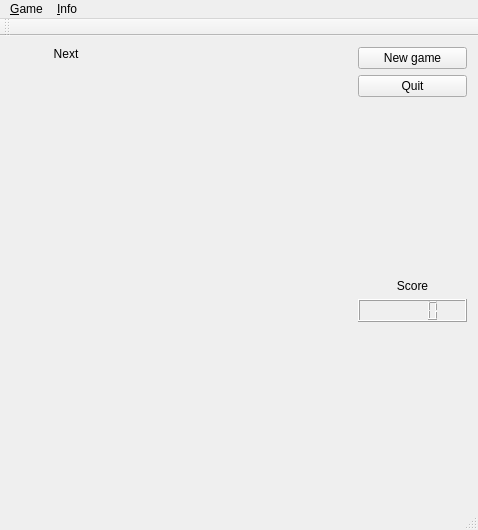
<?xml version="1.0" encoding="UTF-8"?>
<ui version="4.0">
 <class>MainWindow</class>
 <widget class="QMainWindow" name="MainWindow">
  <property name="geometry">
   <rect>
    <x>0</x>
    <y>0</y>
    <width>478</width>
    <height>521</height>
   </rect>
  </property>
  <property name="windowTitle">
   <string>MainWindow</string>
  </property>
  <widget class="QWidget" name="centralWidget">
   <layout class="QHBoxLayout" name="horizontalLayout">
    <item>
     <layout class="QVBoxLayout" name="verticalLayout">
      <property name="spacing">
       <number>6</number>
      </property>
      <property name="rightMargin">
       <number>0</number>
      </property>
      <item>
       <widget class="QLabel" name="nextLabel">
        <property name="maximumSize">
         <size>
          <width>16777215</width>
          <height>16777215</height>
         </size>
        </property>
        <property name="text">
         <string>Next</string>
        </property>
        <property name="alignment">
         <set>Qt::AlignCenter</set>
        </property>
       </widget>
      </item>
      <item>
       <widget class="QFrame" name="frame">
        <property name="frameShape">
         <enum>QFrame::StyledPanel</enum>
        </property>
        <property name="frameShadow">
         <enum>QFrame::Raised</enum>
        </property>
       </widget>
      </item>
      <item>
       <widget class="NextFigure" name="next" native="true">
        <property name="minimumSize">
         <size>
          <width>100</width>
          <height>100</height>
         </size>
        </property>
       </widget>
      </item>
      <item>
       <spacer name="verticalSpacer">
        <property name="orientation">
         <enum>Qt::Vertical</enum>
        </property>
        <property name="sizeHint" stdset="0">
         <size>
          <width>20</width>
          <height>20</height>
         </size>
        </property>
       </spacer>
      </item>
     </layout>
    </item>
    <item>
     <widget class="Glass" name="glass" native="true">
      <property name="minimumSize">
       <size>
        <width>225</width>
        <height>450</height>
       </size>
      </property>
      <property name="maximumSize">
       <size>
        <width>250</width>
        <height>450</height>
       </size>
      </property>
      <property name="focusPolicy">
       <enum>Qt::StrongFocus</enum>
      </property>
      <property name="rows" stdset="0">
       <UInt>20</UInt>
      </property>
      <property name="columns" stdset="0">
       <UInt>10</UInt>
      </property>
     </widget>
    </item>
    <item>
     <layout class="QVBoxLayout" name="verticalLayout_2">
      <item>
       <widget class="QPushButton" name="newGameButton">
        <property name="text">
         <string>New game</string>
        </property>
       </widget>
      </item>
      <item>
       <widget class="QPushButton" name="quitButton">
        <property name="text">
         <string>Quit</string>
        </property>
       </widget>
      </item>
      <item>
       <spacer name="verticalSpacer_2">
        <property name="orientation">
         <enum>Qt::Vertical</enum>
        </property>
        <property name="sizeHint" stdset="0">
         <size>
          <width>20</width>
          <height>40</height>
         </size>
        </property>
       </spacer>
      </item>
      <item>
       <widget class="QLabel" name="scoreLabel">
        <property name="text">
         <string>Score</string>
        </property>
        <property name="alignment">
         <set>Qt::AlignCenter</set>
        </property>
       </widget>
      </item>
      <item>
       <widget class="QLCDNumber" name="lcdNumber"/>
      </item>
      <item>
       <spacer name="verticalSpacer_3">
        <property name="orientation">
         <enum>Qt::Vertical</enum>
        </property>
        <property name="sizeHint" stdset="0">
         <size>
          <width>20</width>
          <height>40</height>
         </size>
        </property>
       </spacer>
      </item>
     </layout>
    </item>
   </layout>
  </widget>
  <widget class="QMenuBar" name="menuBar">
   <property name="geometry">
    <rect>
     <x>0</x>
     <y>0</y>
     <width>478</width>
     <height>21</height>
    </rect>
   </property>
   <widget class="QMenu" name="menu">
    <property name="title">
     <string>&amp;Game</string>
    </property>
    <addaction name="action_NewGame"/>
   </widget>
   <widget class="QMenu" name="menu_2">
    <property name="title">
     <string>&amp;Info</string>
    </property>
    <addaction name="action_About"/>
   </widget>
   <addaction name="menu"/>
   <addaction name="menu_2"/>
  </widget>
  <widget class="QToolBar" name="mainToolBar">
   <attribute name="toolBarArea">
    <enum>TopToolBarArea</enum>
   </attribute>
   <attribute name="toolBarBreak">
    <bool>false</bool>
   </attribute>
  </widget>
  <widget class="QStatusBar" name="statusBar"/>
  <action name="action_NewGame">
   <property name="checkable">
    <bool>true</bool>
   </property>
   <property name="text">
    <string>&amp;New Game</string>
   </property>
  </action>
  <action name="action_About">
   <property name="text">
    <string>&amp;About</string>
   </property>
  </action>
 </widget>
 <layoutdefault spacing="6" margin="11"/>
 <customwidgets>
  <customwidget>
   <class>Glass</class>
   <extends>QWidget</extends>
   <header>glass.h</header>
   <container>1</container>
   <slots>
    <signal>setScore(int)</signal>
    <signal>signalNext(Figure*)</signal>
    <slot>slotNewGame()</slot>
   </slots>
  </customwidget>
  <customwidget>
   <class>NextFigure</class>
   <extends>QWidget</extends>
   <header location="global">nextfigure.h</header>
   <container>1</container>
   <slots>
    <slot>slotPaintEvent(Figure*)</slot>
   </slots>
  </customwidget>
 </customwidgets>
 <resources/>
 <connections>
  <connection>
   <sender>quitButton</sender>
   <signal>released()</signal>
   <receiver>MainWindow</receiver>
   <slot>close()</slot>
   <hints>
    <hint type="sourcelabel">
     <x>413</x>
     <y>83</y>
    </hint>
    <hint type="destinationlabel">
     <x>238</x>
     <y>260</y>
    </hint>
   </hints>
  </connection>
  <connection>
   <sender>newGameButton</sender>
   <signal>released()</signal>
   <receiver>glass</receiver>
   <slot>slotNewGame()</slot>
   <hints>
    <hint type="sourcelabel">
     <x>413</x>
     <y>54</y>
    </hint>
    <hint type="destinationlabel">
     <x>239</x>
     <y>266</y>
    </hint>
   </hints>
  </connection>
  <connection>
   <sender>action_NewGame</sender>
   <signal>triggered()</signal>
   <receiver>newGameButton</receiver>
   <slot>click()</slot>
   <hints>
    <hint type="sourcelabel">
     <x>-1</x>
     <y>-1</y>
    </hint>
    <hint type="destinationlabel">
     <x>413</x>
     <y>54</y>
    </hint>
   </hints>
  </connection>
  <connection>
   <sender>glass</sender>
   <signal>setScore(int)</signal>
   <receiver>lcdNumber</receiver>
   <slot>display(int)</slot>
   <hints>
    <hint type="sourcelabel">
     <x>239</x>
     <y>266</y>
    </hint>
    <hint type="destinationlabel">
     <x>413</x>
     <y>305</y>
    </hint>
   </hints>
  </connection>
  <connection>
   <sender>glass</sender>
   <signal>signalNext(Figure*)</signal>
   <receiver>next</receiver>
   <slot>slotPaintEvent(Figure*)</slot>
   <hints>
    <hint type="sourcelabel">
     <x>239</x>
     <y>266</y>
    </hint>
    <hint type="destinationlabel">
     <x>64</x>
     <y>117</y>
    </hint>
   </hints>
  </connection>
 </connections>
</ui>
